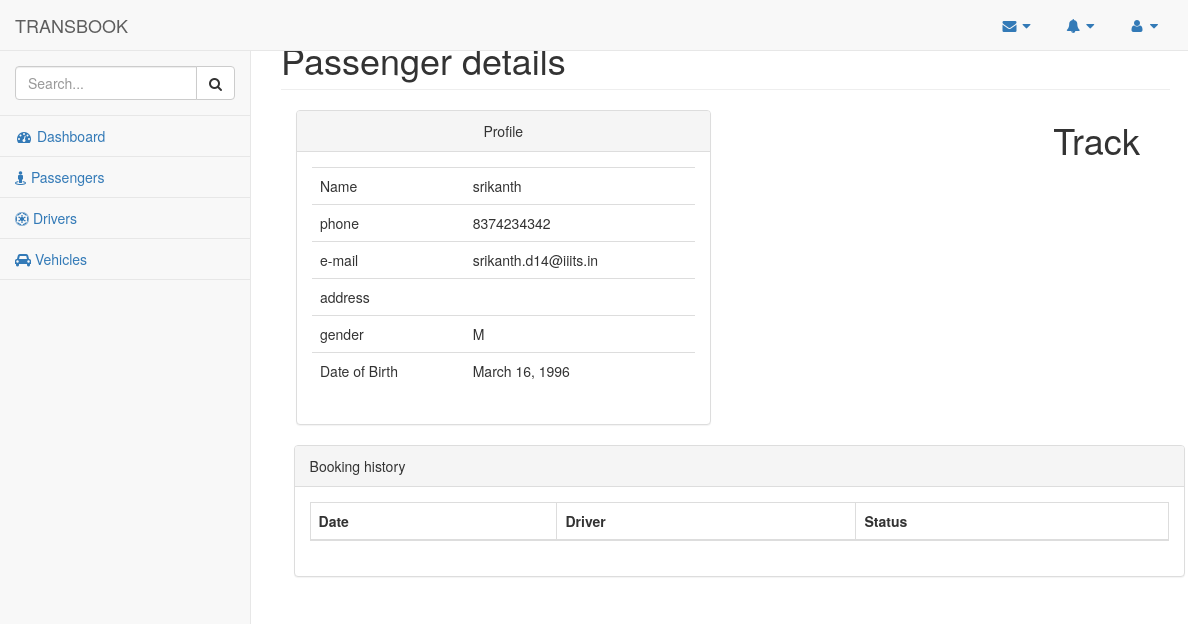
/Transport/passenger_details/2/, run on the app's committed database.
### Transport/models.py (models this page shows, shortened)
class Passenger(models.Model):#stores all passangers details
    Passenger_My_user   = models.ForeignKey(My_user,on_delete=models.CASCADE, default=0)#to get all details from My user
    Passenger_latitude  = models.FloatField(default=None)#current latitude of passenger
    Passenger_longitude = models.FloatField(default=None)#current longitude of passenger
    Passenger_active    = models.BooleanField(default=None)#

class My_user(models.Model):
    GENDER_CHOICES = (
        ('M', 'Male'),
        ('F', 'Female'),
    )
    My_user_gender      = models.CharField(max_length=1, choices=GENDER_CHOICES,default=None)
    My_user_name        = models.CharField(max_length=250,default=None)
    My_user_phone       = models.IntegerField(default=None)
    My_user_addr        = models.CharField(max_length=250,default=None)
    My_user_email       = models.CharField(max_length=250,default=None)
    My_user_dateOfBirth = models.DateField(default=None,null=True)#To know the age of user

### Transport/views.py (the view)
# urls.py: url(r'^passenger_details/(?P<name_id>[1-6])/$',views.passenger_details,name="passenger_details"),
def passenger_details(request,name_id):                         #Details of passenger with id name_id
        passenger = Passenger.objects.get(id=name_id)
        try:
            bookings  = Booking.objects.filter(Booking_passenger=passenger)
            print 'got it....'
        except:
            bookings  = None
            print '----->'+str(name_id)+'<-------'
        context   = {
            "passenger":passenger,
            "bookings" :bookings
        }
        return render(request,"Transport/passenger.html",context)

### Transport/templates/Transport/passenger.html (shortened to what this page needs)
{%extends 'Transport/base.html'%}
    {%load staticfiles%}
   {% block mapid %}
            <div class="container-fluid">
                    <h1 class="page-header">Passenger details<div style="float: right;position: absolute;right: 5%;top:15%">Track</div></h1>
                <div class="row">
                    <div class="col-lg-12">
                         <div class="col-lg-6">
                        <div class="panel panel-default">
                        <div class="panel-heading">
                            <center>Profile</center>
                        </div>
                        <div class="panel-body">
                            <div class="table-responsive">
                                <table class="table">
                                    <tbody>
                                        <tr>
                                            <td>Name</td>
                                            <td>{{passenger.Passenger_My_user.My_user_name}}</td>
                                        </tr>
                                        <tr>
                                            <td>phone</td>
                                            <td>{{passenger.Passenger_My_user.My_user_phone}}</td>
                                        </tr>
                                        <tr>
                                            <td>e-mail</td>
                                            <td>{{passenger.Passenger_My_user.My_user_email}}</td>
                                        </tr>
                                        <tr>
                                            <td>address</td>
                                            <td>{{passenger.Passenger_My_user.My_user_address}}</td>
                                        </tr>
                                        <tr>
                                            <td>gender</td>
                                            <td>{{passenger.Passenger_My_user.My_user_gender}}</td>
                                        </tr>
                                        <tr>
                                            <td>Date of Birth</td>
                                            <td>{{passenger.Passenger_My_user.My_user_dateOfBirth}}</td>
                                        </tr>
                                    </tbody>
                                </table>
                            </div>
                        </div>
                            <div id="map" style="position: absolute;left: 100%;top:0%">
                            </div>
                        </div>
                    </div>
                </div>
                <div class="row" style="padding-left: 3%">
                    <div class="col-lg-12">
                        <div class="panel panel-default">
                            <div class="panel-heading">
                                Booking history
                            </div>
                            <div class="panel-body">
                                <table width="100%" class="table table-striped table-bordered table-hover" id="dataTables-example">
                                    <thead>
                                        <tr>
                                            <th>Date</th>
                                            <th>Driver</th>
                                            <th>Status</th>
                                        </tr>
                                    </thead>
                                </table>
                            </div>
                        </div>
                    </div>
                </div>
            </div>
    {% endblock %}

### Transport/templates/Transport/passenger.html (style rules this page uses)
#map { height: 300px; width: 100%; }

### data on the page
Passenger: Passenger_My_user.My_user_name "srikanth", Passenger_My_user.My_user_phone "8374234342", Passenger_My_user.My_user_email "srikanth.d14@iiits.in", Passenger_My_user.My_user_gender "M", Passenger_My_user.My_user_dateOfBirth "March 16, 1996"
